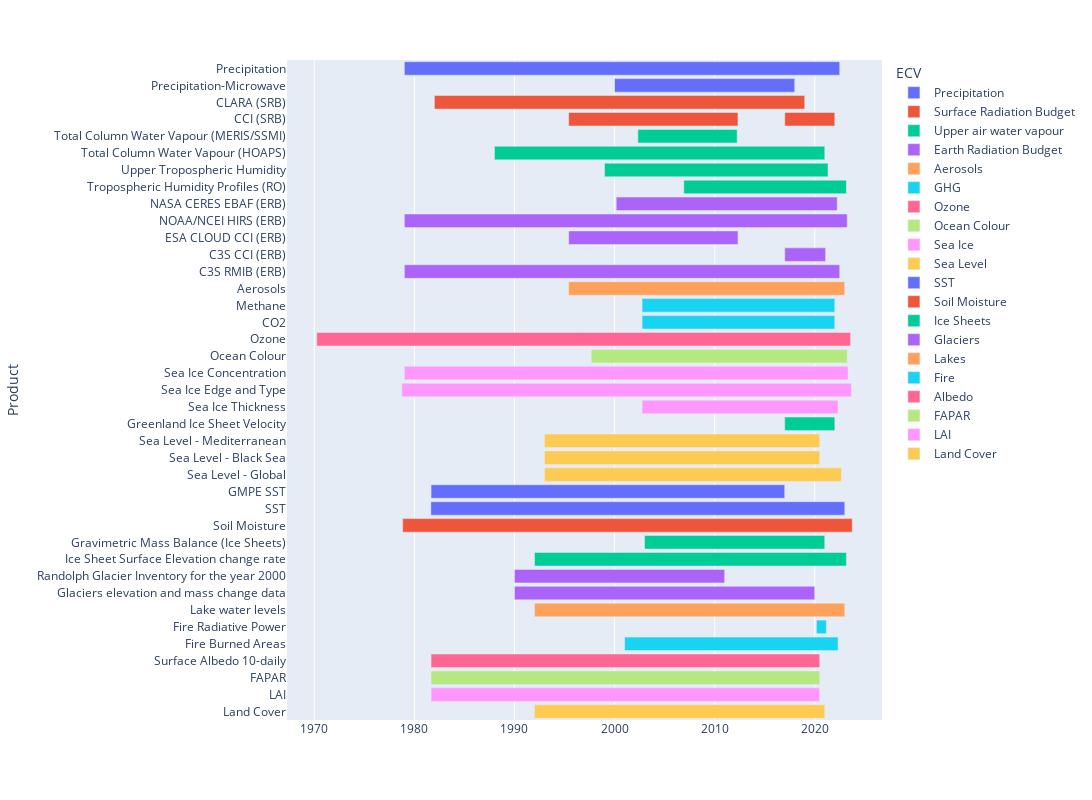

Source (notebook cell):
### Code cell
import plotly.express as px
import pandas as pd
import yaml

# Precipitation: 1979 - 2021
# Surface radiation budget: 1983 - 2020
# Upper air water vapour: 1988 - 2021
# Earth radiation budget: 1979 - 2021
# Aerosol - 1995-2020
# GHG: 2002- 2020 
# Ozone: 1970-2021
# Ocean colour: 1997 - 2021
# Sea Ice: 1978-2022
# Sea level - 1993 - 2020
# Sea surface temp: 1981 - 2022
# Soil moisture: 1978 - 2022
# Ice sheets: 1992- 2021
# Glaciers: 1850 - 2019
# Lakes 1992 - 2020
# Fire - 2001-2021
# Albedo: 1981 - 2020
# FAPAR: 1981 -2020
# Leaf Area Index: 1981 - 2020
# Land cover: 1992-2020 

datasets = {}

# read precip data
with open('product_coverages/precipitation.yml','r') as file:
    datasets.update(yaml.safe_load(file))

with open('product_coverages/SRB.yml','r') as file:
    datasets.update(yaml.safe_load(file))
print(datasets)

with open('product_coverages/UpperAirWV.yml','r') as file:
    datasets.update(yaml.safe_load(file))

with open('product_coverages/ERB.yml','r') as file:
    datasets.update(yaml.safe_load(file))

with open('product_coverages/Aerosol.yml','r') as file:
    datasets.update(yaml.safe_load(file))

with open('product_coverages/GHG.yml','r') as file:
    datasets.update(yaml.safe_load(file))

with open('product_coverages/Ozone.yml','r') as file:
    datasets.update(yaml.safe_load(file))

with open('product_coverages/OceanColour.yml','r') as file:
    datasets.update(yaml.safe_load(file))

with open('product_coverages/SeaIce.yml','r') as file:
    datasets.update(yaml.safe_load(file))

with open('product_coverages/SeaLevel.yml','r') as file:
    datasets.update(yaml.safe_load(file))

with open('product_coverages/SST.yml','r') as file:
    datasets.update(yaml.safe_load(file))

with open('product_coverages/SoilMoisture.yml','r') as file:
    datasets.update(yaml.safe_load(file))

with open('product_coverages/IceSheets.yml','r') as file:
    datasets.update(yaml.safe_load(file))

with open('product_coverages/Glaciers.yml','r') as file:
    datasets.update(yaml.safe_load(file))

with open('product_coverages/Lakes.yml','r') as file:
    datasets.update(yaml.safe_load(file))

with open('product_coverages/Fire.yml','r') as file:
    datasets.update(yaml.safe_load(file))

with open('product_coverages/Albedo.yml','r') as file:
    datasets.update(yaml.safe_load(file))

with open('product_coverages/Fapar.yml','r') as file:
    datasets.update(yaml.safe_load(file))

with open('product_coverages/LAI.yml','r') as file:
    datasets.update(yaml.safe_load(file))

with open('product_coverages/LandCover.yml','r') as file:
    datasets.update(yaml.safe_load(file))

print(datasets)

datasets_df=pd.DataFrame.from_dict(datasets,orient='index')
print(datasets_df)


fig = px.timeline(datasets_df, x_start="startdate", x_end="enddate", y='Product',color='ECV')
# fig = px.timeline(datasets_df, x_start="startdate", x_end="enddate", y='ECV')
fig.update_yaxes(autorange="reversed")
fig.update_layout(
    autosize=False,
    width=1200,
    height=800,
)
fig.show()

### Figure 1 — Plotly figure (JSON) as saved in the notebook; plotly's stock layout.template omitted (floating-point values rounded to 4 significant figures)
{"data": [{"alignmentgroup": "True", "base": ["1979-01-01", "2000-01-01"], "hovertemplate": "ECV=Precipitation<br>startdate=%{base}<br>enddate=%{x}<br>Product=%{y}<extra></extra>", "legendgroup": "Precipitation", "marker": {"color": "#636efa", "pattern": {"shape": ""}}, "name": "Precipitation", "offsetgroup": "Precipitation", "orientation": "h", "showlegend": true, "textposition": "auto", "type": "bar", "x": [1372550400000, 567993600000], "xaxis": "x", "y": ["Precipitation", "Precipitation-Microwave"], "yaxis": "y"}, {"alignmentgroup": "True", "base": ["1982-01-01", "1995-06-01", "2017-01-01"], "hovertemplate": "ECV=Surface Radiation Budget<br>startdate=%{base}<br>enddate=%{x}<br>Product=%{y}<extra></extra>", "legendgroup": "Surface Radiation Budget", "marker": {"color": "#EF553B", "pattern": {"shape": ""}}, "name": "Surface Radiation Budget", "offsetgroup": "Surface Radiation Budget", "orientation": "h", "showlegend": true, "textposition": "auto", "type": "bar", "x": [1167523200000, 533779200000, 157680000000], "xaxis": "x", "y": ["CLARA (SRB)", "CCI (SRB)", "CCI (SRB)"], "yaxis": "y"}, {"alignmentgroup": "True", "base": ["2002-05-01", "1988-01-01", "1999-01-01", "2006-12-01"], "hovertemplate": "ECV=Upper air water vapour<br>startdate=%{base}<br>enddate=%{x}<br>Product=%{y}<extra></extra>", "legendgroup": "Upper air water vapour", "marker": {"color": "#00cc96", "pattern": {"shape": ""}}, "name": "Upper air water vapour", "offsetgroup": "Upper air water vapour", "orientation": "h", "showlegend": true, "textposition": "auto", "type": "bar", "x": [312940800000, 1041379200000, 704419200000, 512611200000], "xaxis": "x", "y": ["Total Column Water Vapour (MERIS/SSMI)", "Total Column Water Vapour (HOAPS)", "Upper Tropospheric Humidity", "Tropospheric Humidity Profiles (RO)"], "yaxis": "y"}, {"alignmentgroup": "True", "base": ["2000-03-01", "1979-01-01", "1995-06-01", "2017-01-01", "1979-01-01"], "hovertemplate": "ECV=Earth Radiation Budget<br>startdate=%{base}<br>enddate=%{x}<br>Product=%{y}<extra></extra>", "legendgroup": "Earth Radiation Budget", "marker": {"color": "#ab63fa", "pattern": {"shape": ""}}, "name": "Earth Radiation Budget", "offsetgroup": "Earth Radiation Budget", "orientation": "h", "showlegend": true, "textposition": "auto", "type": "bar", "x": [696816000000, 1396224000000, 533779200000, 128822400000, 1372550400000], "xaxis": "x", "y": ["NASA CERES EBAF (ERB)", "NOAA/NCEI HIRS (ERB)", "ESA CLOUD CCI (ERB)", "C3S CCI (ERB)", "C3S RMIB (ERB)"], "yaxis": "y"}, {"alignmentgroup": "True", "base": ["1995-06-01"], "hovertemplate": "ECV=Aerosols<br>startdate=%{base}<br>enddate=%{x}<br>Product=%{y}<extra></extra>", "legendgroup": "Aerosols", "marker": {"color": "#FFA15A", "pattern": {"shape": ""}}, "name": "Aerosols", "offsetgroup": "Aerosols", "orientation": "h", "showlegend": true, "textposition": "auto", "type": "bar", "x": [870393600000], "xaxis": "x", "y": ["Aerosols"], "yaxis": "y"}, {"alignmentgroup": "True", "base": ["2002-10-01", "2002-10-01"], "hovertemplate": "ECV=GHG<br>startdate=%{base}<br>enddate=%{x}<br>Product=%{y}<extra></extra>", "legendgroup": "GHG", "marker": {"color": "#19d3f3", "pattern": {"shape": ""}}, "name": "GHG", "offsetgroup": "GHG", "orientation": "h", "showlegend": true, "textposition": "auto", "type": "bar", "x": [607478400000, 607478400000], "xaxis": "x", "y": ["Methane", "CO2"], "yaxis": "y"}, {"alignmentgroup": "True", "base": ["1970-04-01"], "hovertemplate": "ECV=Ozone<br>startdate=%{base}<br>enddate=%{x}<br>Product=%{y}<extra></extra>", "legendgroup": "Ozone", "marker": {"color": "#FF6692", "pattern": {"shape": ""}}, "name": "Ozone", "offsetgroup": "Ozone", "orientation": "h", "showlegend": true, "textposition": "auto", "type": "bar", "x": [1682899200000], "xaxis": "x", "y": ["Ozone"], "yaxis": "y"}, {"alignmentgroup": "True", "base": ["1997-09-01"], "hovertemplate": "ECV=Ocean Colour<br>startdate=%{base}<br>enddate=%{x}<br>Product=%{y}<extra></extra>", "legendgroup": "Ocean Colour", "marker": {"color": "#B6E880", "pattern": {"shape": ""}}, "name": "Ocean Colour", "offsetgroup": "Ocean Colour", "orientation": "h", "showlegend": true, "textposition": "auto", "type": "bar", "x": [807148800000], "xaxis": "x", "y": ["Ocean Colour"], "yaxis": "y"}, {"alignmentgroup": "True", "base": ["1979-01-01", "1978-10-01", "2002-10-01", "2017-01-01"], "hovertemplate": "ECV=Sea Ice<br>startdate=%{base}<br>enddate=%{x}<br>Product=%{y}<extra></extra>", "legendgroup": "Sea Ice", "marker": {"color": "#FF97FF", "pattern": {"shape": ""}}, "name": "Sea Ice", "offsetgroup": "Sea Ice", "orientation": "h", "showlegend": true, "textposition": "auto", "type": "bar", "x": [1398816000000, 1417392000000, 617846400000, 157680000000], "xaxis": "x", "y": ["Sea Ice Concentration", "Sea Ice Edge and Type", "Sea Ice Thickness", "Greenland Ice Sheet Velocity"], "yaxis": "y"}, {"alignmentgroup": "True", "base": ["1993-01-01", "1993-01-01", "1993-01-01"], "hovertemplate": "ECV=Sea Level<br>startdate=%{base}<br>enddate=%{x}<br>Product=%{y}<extra></extra>", "legendgroup": "Sea Level", "marker": {"color": "#FECB52", "pattern": {"shape": ""}}, "name": "Sea Level", "offsetgroup": "Sea Level", "orientation": "h", "showlegend": true, "textposition": "auto", "type": "bar", "x": [867628800000, 867628800000, 936057600000], "xaxis": "x", "y": ["Sea Level - Mediterranean", "Sea Level - Black Sea", "Sea Level - Global"], "yaxis": "y"}, {"alignmentgroup": "True", "base": ["1981-09-01", "1981-08-24"], "hovertemplate": "ECV=SST<br>startdate=%{base}<br>enddate=%{x}<br>Product=%{y}<extra></extra>", "legendgroup": "SST", "marker": {"color": "#636efa", "pattern": {"shape": ""}}, "name": "SST", "offsetgroup": "SST", "orientation": "h", "showlegend": true, "textposition": "auto", "type": "bar", "x": [1114992000000, 1304985600000], "xaxis": "x", "y": ["GMPE SST", "SST"], "yaxis": "y"}, {"alignmentgroup": "True", "base": ["1978-11-01"], "hovertemplate": "ECV=Soil Moisture<br>startdate=%{base}<br>enddate=%{x}<br>Product=%{y}<extra></extra>", "legendgroup": "Soil Moisture", "marker": {"color": "#EF553B", "pattern": {"shape": ""}}, "name": "Soil Moisture", "offsetgroup": "Soil Moisture", "orientation": "h", "showlegend": true, "textposition": "auto", "type": "bar", "x": [1417305600000], "xaxis": "x", "y": ["Soil Moisture"], "yaxis": "y"}, {"alignmentgroup": "True", "base": ["2003-01-01", "2017-01-01", "1992-01-01"], "hovertemplate": "ECV=Ice Sheets<br>startdate=%{base}<br>enddate=%{x}<br>Product=%{y}<extra></extra>", "legendgroup": "Ice Sheets", "marker": {"color": "#00cc96", "pattern": {"shape": ""}}, "name": "Ice Sheets", "offsetgroup": "Ice Sheets", "orientation": "h", "showlegend": true, "textposition": "auto", "type": "bar", "x": [567993600000, 157680000000, 983404800000], "xaxis": "x", "y": ["Gravimetric Mass Balance (Ice Sheets)", "Greenland Ice Sheet Velocity", "Ice Sheet Surface Elevation change rate"], "yaxis": "y"}, {"alignmentgroup": "True", "base": ["1990-01-01", "1990-01-01"], "hovertemplate": "ECV=Glaciers<br>startdate=%{base}<br>enddate=%{x}<br>Product=%{y}<extra></extra>", "legendgroup": "Glaciers", "marker": {"color": "#ab63fa", "pattern": {"shape": ""}}, "name": "Glaciers", "offsetgroup": "Glaciers", "orientation": "h", "showlegend": true, "textposition": "auto", "type": "bar", "x": [662601600000, 946598400000], "xaxis": "x", "y": ["Randolph Glacier Inventory for the year 2000", "Glaciers elevation and mass change data"], "yaxis": "y"}, {"alignmentgroup": "True", "base": ["1992-01-01"], "hovertemplate": "ECV=Lakes<br>startdate=%{base}<br>enddate=%{x}<br>Product=%{y}<extra></extra>", "legendgroup": "Lakes", "marker": {"color": "#FFA15A", "pattern": {"shape": ""}}, "name": "Lakes", "offsetgroup": "Lakes", "orientation": "h", "showlegend": true, "textposition": "auto", "type": "bar", "x": [978220800000], "xaxis": "x", "y": ["Lake water levels"], "yaxis": "y"}, {"alignmentgroup": "True", "base": ["2020-03-01", "2001-01-01"], "hovertemplate": "ECV=Fire<br>startdate=%{base}<br>enddate=%{x}<br>Product=%{y}<extra></extra>", "legendgroup": "Fire", "marker": {"color": "#19d3f3", "pattern": {"shape": ""}}, "name": "Fire", "offsetgroup": "Fire", "orientation": "h", "showlegend": true, "textposition": "auto", "type": "bar", "x": [31449600000, 672969600000], "xaxis": "x", "y": ["Fire Radiative Power", "Fire Burned Areas"], "yaxis": "y"}, {"alignmentgroup": "True", "base": ["1981-09-01"], "hovertemplate": "ECV=Albedo<br>startdate=%{base}<br>enddate=%{x}<br>Product=%{y}<extra></extra>", "legendgroup": "Albedo", "marker": {"color": "#FF6692", "pattern": {"shape": ""}}, "name": "Albedo", "offsetgroup": "Albedo", "orientation": "h", "showlegend": true, "textposition": "auto", "type": "bar", "x": [1225324800000], "xaxis": "x", "y": ["Surface Albedo 10-daily"], "yaxis": "y"}, {"alignmentgroup": "True", "base": ["1981-09-01"], "hovertemplate": "ECV=FAPAR<br>startdate=%{base}<br>enddate=%{x}<br>Product=%{y}<extra></extra>", "legendgroup": "FAPAR", "marker": {"color": "#B6E880", "pattern": {"shape": ""}}, "name": "FAPAR", "offsetgroup": "FAPAR", "orientation": "h", "showlegend": true, "textposition": "auto", "type": "bar", "x": [1225324800000], "xaxis": "x", "y": ["FAPAR"], "yaxis": "y"}, {"alignmentgroup": "True", "base": ["1981-09-01"], "hovertemplate": "ECV=LAI<br>startdate=%{base}<br>enddate=%{x}<br>Product=%{y}<extra></extra>", "legendgroup": "LAI", "marker": {"color": "#FF97FF", "pattern": {"shape": ""}}, "name": "LAI", "offsetgroup": "LAI", "orientation": "h", "showlegend": true, "textposition": "auto", "type": "bar", "x": [1225324800000], "xaxis": "x", "y": ["LAI"], "yaxis": "y"}, {"alignmentgroup": "True", "base": ["1992-01-01"], "hovertemplate": "ECV=Land Cover<br>startdate=%{base}<br>enddate=%{x}<br>Product=%{y}<extra></extra>", "legendgroup": "Land Cover", "marker": {"color": "#FECB52", "pattern": {"shape": ""}}, "name": "Land Cover", "offsetgroup": "Land Cover", "orientation": "h", "showlegend": true, "textposition": "auto", "type": "bar", "x": [915148800000], "xaxis": "x", "y": ["Land Cover"], "yaxis": "y"}], "layout": {"autosize": false, "barmode": "overlay", "height": 800, "legend": {"title": {"text": "ECV"}, "tracegroupgap": 0}, "margin": {"t": 60}, "width": 1200, "xaxis": {"anchor": "y", "domain": [0, 1], "type": "date"}, "yaxis": {"anchor": "x", "autorange": "reversed", "domain": [0, 1], "title": {"text": "Product"}}}}
